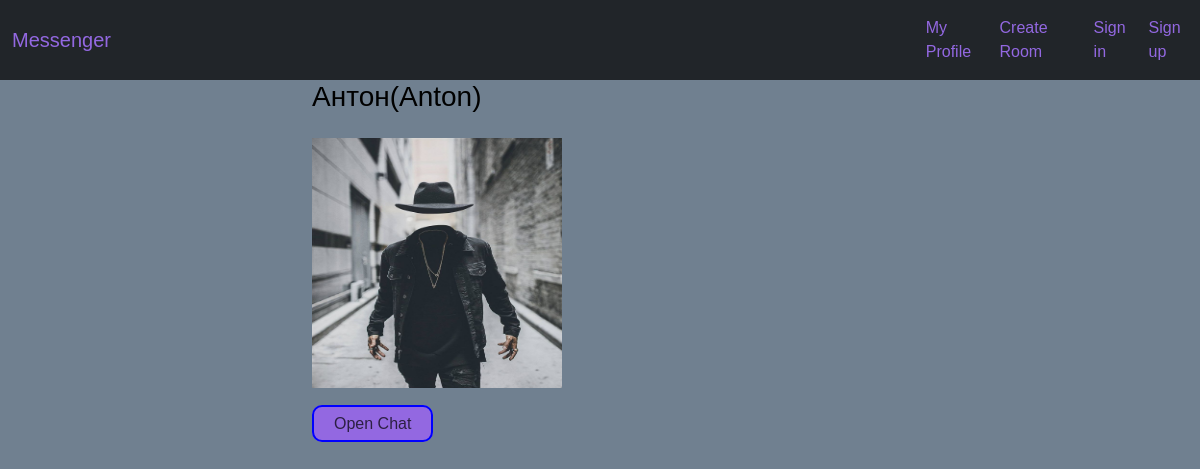
The app's page /profile/3/ (signed in) with its own data.
### chat/models.py (models this page shows, shortened)
class CustomUser(models.Model):
    user = models.ForeignKey(User, on_delete=models.CASCADE)
    avatar = models.ImageField(upload_to='avatars', blank=True, null=True)
    name = models.CharField(max_length=32, default='no name')

### chat/views.py (the view)
# urls.py: path('profile/<int:pk>/', views.profile, name='profile'),
def profile(request, pk):
    user_pk = get_object_or_404(CustomUser, user=pk)
    user_2 = get_object_or_404(CustomUser, user=request.user)
    user_chat = Chat.objects.filter(Q(author=user_2.user) | Q(participants=user_2.user))
    print(user_chat)
    chat_user_2 = user_chat.filter(author=user_pk.user, participants=user_2.user).first()
    print('user_2', chat_user_2)
    chat_user_pk = user_chat.filter(author=user_2.user, participants=user_pk.user).first()
    print('user_pk', chat_user_pk)
    if chat_user_2:
        chat = chat_user_2
    elif chat_user_pk:
        chat = chat_user_pk
    else:
        chat = None
    return render(request, 'profile.html', {
        'user_pk': user_pk,
        'user_2': user_2,
        'chat': chat,
    })

### chat/models.py (called while the page is built)
    def __str__(self):
        return self.room_name

### chat/templates/profile.html (shortened to what this page needs)
{% extends 'default.html' %}
{% block content %}
<div class="is-container">
{% if user_pk %}
  <h1>{{ user_pk.name }}({{ user_pk.user }})</h1>
    <br>
        <div>
            {% if user_pk.avatar %}
                <img class="image_class" src="http://localhost:8000/media/{{user_pk.avatar}}" alt="{{user_pk.user}}" style="width: 250px; height: 250px;">
            {% else %}
                <img class="image_class" src="http://localhost:8000/media/default/no-photo.jpg" alt="No Photo" style="width: 250px; height: 250px;">
            {% endif %}
        </div>
    <br>
        <div>
            {% if user_pk != user_2 %}
                {% if chat %}
                    <div>
                        <a class="new-button" href="{% url 'room' chat.room_name %}">Open Chat</a>
                    </div>
                {% else %}
                    <div>
                        <a class="new-button" type="submit" id="create_chat">Create Chat</a>
                    </div>
                {% endif %}
            {% endif %}
        </div>
{% endif %}
</div>
{% endblock content %}

### records on screen
CustomUser: name "Антон", user "Anton", avatar (picture)
